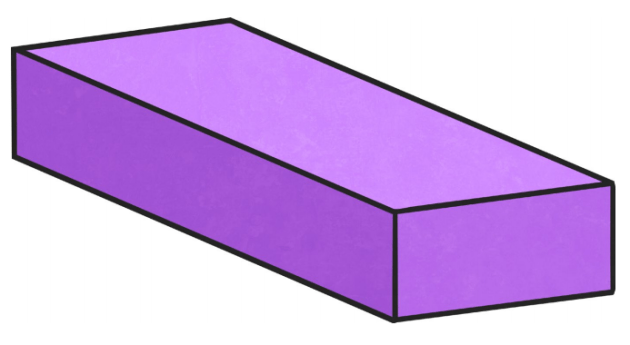
//> input picture Ejemplos/Rotar/Image/cubo.png, 630 x 345 px
$ ./Rotar cubo.png   (built with g++ and OpenCV 4)
//> lines starting //> are read from the running program, lines starting //| are printed output that depends on the picture
#include <opencv2/opencv.hpp>
#include <stdio.h>

using namespace std;
using namespace cv;

Mat Rotar90(Mat image);
Mat Rotar180(Mat image);
Mat Rotar270(Mat image);

void funcionUmbral(int umbral, void *userData);

int main(int argc, char **argv)
{
    if (argc != 2)
    {
        printf("Pasar 1 imagen\n");
        return -1;
    }

    Mat image = imread(argv[1]);
//> image is the input picture: 345 rows x 630 cols, CV_8UC3; mean B, G, R 232.9, 174, 209.4

    namedWindow("Rotar", WINDOW_AUTOSIZE);
    int umbral = 0;
    createTrackbar("Escala", "Rotar", &umbral, 3, funcionUmbral, &umbral);
//> slider 'Escala' is set to 1
    Mat result;

    while (true)
    {
        if (umbral == 0)
            imshow("Rotar", image);
        if (umbral == 1)
        {
            result = Rotar90(image);
            imshow("Rotar", result);
        }
        else if (umbral == 2)
        {
            result = Rotar180(image);
            imshow("Rotar", result);
        }
        else if (umbral == 3)
        {

            result = Rotar270(image);
            imshow("Rotar", result);
        }
        if (waitKey(10) == 27)
            break;
    }

    return 0;
}

// [26 lines left out: function Rotar270, not called in this run]

Mat Rotar90(Mat image)
{
    Mat result(image.cols, image.rows, CV_8UC3, Scalar(0, 0, 0));

    int nf = image.rows, nc = image.cols, canales = image.channels();
//> nf = 345; nc = 630; canales = 3
    int iAux = 0;
    for (int j = 0; j < nc; j++)
    {
        uchar *res = result.ptr<uchar>(j);
        int jAux = nf - 1;
        for (int i = 0; i < nc * canales; i += canales)
        {
            if (jAux <= 0)
                break;
            uchar *A = image.ptr<uchar>(jAux);
            *(res + i) = *(A + iAux);
            *(res + i + 1) = *(A + iAux + 1);
            *(res + i + 2) = *(A + iAux + 2);
            jAux--;
        }
        iAux += 3;
    }
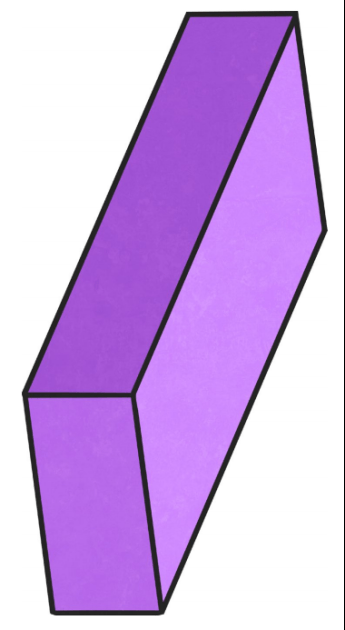
//> result: 630 rows x 345 cols, CV_8UC3; mean B, G, R 232.1, 173.3, 208.7
//> after the loop, iAux = 1890
    imwrite("pathName.png", result);
    return result;
}

// [25 lines left out: function Rotar180, not called in this run]

void funcionUmbral(int umbral, void *userData)
{
//> the Esc key is pressed
}
